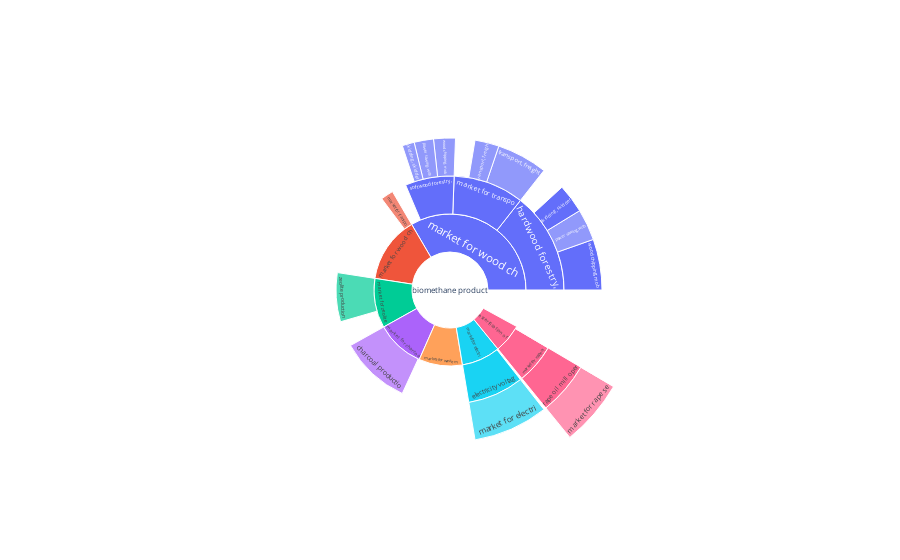

Here is the notebook cell this chart was saved with:
### Code cell
import plotly.graph_objects as go
import math

ids = [edge["from"] for edge in trav['edges']]
labels = [activities[id.split('-')[-1]]['name']+' ('+activities[id.split('-')[-1]]['location']+')' for id in ids]
labels_short = [label[:18] for label in labels]
parent_ids = [edge["to"] for edge in trav['edges']][1:]
parent_ids = [""] + parent_ids
parents = [activities[id.split('-')[-1]]['name']+' ('+activities[id.split('-')[-1]]['location']+')' if id != '' else '' for id in parent_ids]

data = dict(ids = ids,
            label = labels,            
            #location = [act['location'] for act in activities],
            parent_ids = parent_ids,
            parent = parents,
            labels_short = labels_short,
            value = [math.floor(edge["impact_pos"]*1000) for edge in trav['edges']], #math.floor(edge["impact_pos"]*1100)/1100
            #value_pct = value_pct
        )
# there is an error here, we have to check.
# This is an ugly hack to get all sums of children smaller than parents
data['value'][12] = 10
fig =go.Figure(go.Sunburst(
            #data,
            ids=data['ids'],
            labels=data['labels_short'],
            parents=data['parent_ids'],
            values=data['value'],
            branchvalues="total",
            #color='labels_short',
            #color_continuous_scale='algae',
            hovertext= data['label'],
            #valueformat = '.0f',
            #maxdepth=1
        )
)
df = pd.DataFrame.from_dict(data).set_index('ids')
display(df)


def check_sums(df):
    checker = df.groupby('parent_ids').sum().join(df['value'], rsuffix='_parent')    
    checker['parent'] = checker.apply(lambda row: activities[row.name]['name'] if row.name != '' else '', axis=1)
    print(checker)

#check_sums(df)

fig.show()

### Figure 1 — Plotly figure (JSON) as saved in the notebook; plotly's stock layout.template omitted (floating-point values rounded to 4 significant figures)
{"data": [{"branchvalues": "total", "hovertext": ["biomethane production, high pressure from synthetic gas, wood, fluidised technology (CH)", "market for wood chips, dry, measured as dry mass (RER)", "market for waste mineral oil (CH)", "market for zeolite, powder (GLO)", "esterification of rape oil (CH)", "market for electricity, medium voltage (CH)", "market for charcoal (GLO)", "market for wood chips, wet, measured as dry mass (CH)", "hardwood forestry, mixed species, sustainable forest management (CH)", "softwood forestry, mixed species, sustainable forest management (CH)", "market for transport, freight, lorry, unspecified (RER)", "transport, freight, lorry, all sizes, EURO4 to generic market for transport, freight, lorry, unspecified (RER)", "transport, freight, lorry, all sizes, EURO3 to generic market for transport, freight, lorry, unspecified (RER)", "skidding, skidder (RER)", "power sawing, without catalytic converter (RER)", "wood chipping, mobile chipper, at forest road (RER)", "market for transport, freight, lorry, unspecified (RER)", "zeolite production, powder (RoW)", "charcoal production (GLO)", "market for transport, freight, lorry, unspecified (RER)", "electricity voltage transformation from high to medium voltage (CH)", "market for electricity, high voltage (CH)", "market for waste mineral oil (CH)", "skidding, skidder (RER)", "power sawing, without catalytic converter (RER)", "wood chipping, mobile chipper, at forest road (RER)", "market for rape oil, crude (CH)", "market for electricity, medium voltage (CH)", "rape oil mill operation (CH)", "market for rape seed, Swiss integrated production (GLO)", "market for electricity, medium voltage (CH)", "market for waste mineral oil (CH)"], "ids": ["8136", "8136-4040", "8136-9804", "8136-9946", "8136-13946", "8136-14409", "8136-15337", "8136-16404", "8136-16404-12886", "8136-16404-15009", "8136-16404-18854", "8136-16404-18854-11250", "8136-16404-18854-11726", "8136-16404-12886-11168", "8136-16404-12886-18139", "8136-16404-12886-18640", "8136-4040-18854", "8136-9946-3149", "8136-15337-8000", "8136-9804-18854", "8136-14409-5074", "8136-14409-5074-17197", "8136-16404-12886-18640-9804", "8136-16404-15009-11168", "8136-16404-15009-18139", "8136-16404-15009-18640", "8136-13946-11864", "8136-13946-14409", "8136-13946-11864-7881", "8136-13946-11864-7881-6411", "8136-13946-11864-7881-14409", "8136-16404-12886-11168-9804"], "labels": ["biomethane product", "market for wood ch", "market for waste m", "market for zeolite", "esterification of ", "market for electri", "market for charcoa", "market for wood ch", "hardwood forestry,", "softwood forestry,", "market for transpo", "transport, freight", "transport, freight", "skidding, skidder ", "power sawing, with", "wood chipping, mob", "market for transpo", "zeolite production", "charcoal productio", "market for transpo", "electricity voltag", "market for electri", "market for waste m", "skidding, skidder ", "power sawing, with", "wood chipping, mob", "market for rape oi", "market for electri", "rape oil mill oper", "market for rape se", "market for electri", "market for waste m"], "parents": ["", "8136", "8136", "8136", "8136", "8136", "8136", "8136", "8136-16404", "8136-16404", "8136-16404", "8136-16404-18854", "8136-16404-18854", "8136-16404-12886", "8136-16404-12886", "8136-16404-12886", "8136-4040", "8136-9946", "8136-15337", "8136-9804", "8136-14409", "8136-14409-5074", "8136-16404-12886-18640", "8136-16404-15009", "8136-16404-15009", "8136-16404-15009", "8136-13946", "8136-13946", "8136-13946-11864", "8136-13946-11864-7881", "8136-13946-11864-7881", "8136-16404-12886-11168"], "type": "sunburst", "values": [389, 55, 36, 41, 24, 32, 40, 130, 56, 27, 39, 21, 10, 12, 13, 21, 7, 27, 39, 0, 31, 31, 0, 5, 8, 9, 22, 0, 22, 22, 0, 0]}], "layout": {}}
